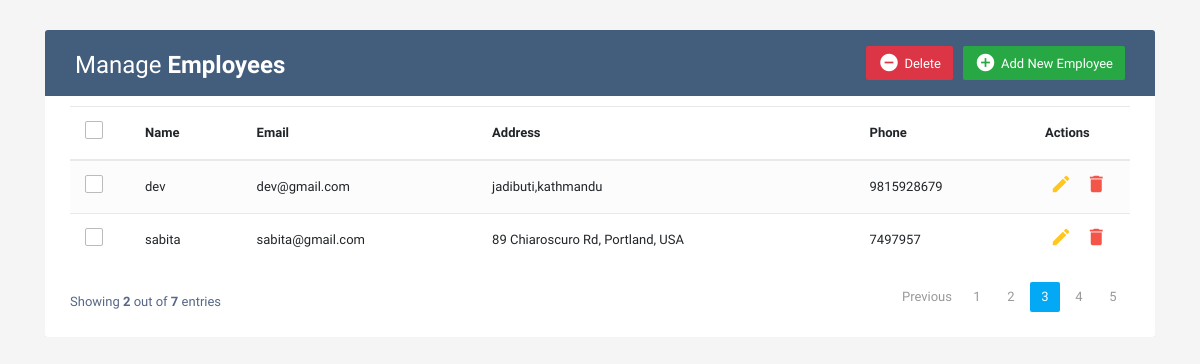
Screenshot of /?page=2 with the database file from the repository.
### app/models.py (models this page shows, shortened)
class Employee(models.Model):
    name = models.CharField(max_length=100)
    email = models.EmailField()
    address = models.TextField(max_length=100)
    phone = models.IntegerField()

### app/views.py (the view, shortened to what this page needs)
# urls.py: path("", views.INDEX, name="index"),
def INDEX(request):
    employee = Employee.objects.all().order_by("-id")
    paginator = Paginator(employee, 5)
    page_number = request.GET.get("page")
    page_obj = paginator.get_page(page_number)
    n=page_obj.end_index()-page_obj.start_index() + 1
    context ={
        'employee':page_obj,
        'n':n,
    }
    return render(request, "app/index.html", context)

### app/templates/app/index.html (shortened to what this page needs)
<!DOCTYPE html>
<html lang="en">
<head>
<link rel="stylesheet" href="https://stackpath.bootstrapcdn.com/bootstrap/4.5.0/css/bootstrap.min.css">
<link rel="stylesheet" href="https://maxcdn.bootstrapcdn.com/font-awesome/4.7.0/css/font-awesome.min.css">
</head>
<body>
<div class="container-xl">
	<div class="table-responsive">
		<div class="table-wrapper">
			<div class="table-title">
				<div class="row">
					<div class="col-sm-6">
						<h2>Manage <b>Employees</b></h2>
					</div>
					<div class="col-sm-6">
						<a href="#addEmployeeModal" class="btn btn-success" data-toggle="modal"><i class="material-icons">&#xE147;</i> <span>Add New Employee</span></a>
						<a href="{% url 'index' %}" type="submit" id="delete_btn" class="btn btn-danger" ><i class="material-icons">&#xE15C;</i> <span>Delete</span></a>
					</div>
				</div>
			</div>
			<table class="table table-striped table-hover">
				<thead>
					<tr>
						<th>
							<span class="custom-checkbox">
								<label for="selectAll"></label>
							</span>
						</th>
						<th>Name</th>
						<th>Email</th>
						<th>Address</th>
						<th>Phone</th>
						<th>Actions</th>
					</tr>
				</thead>
				<tbody>
					{% for i in employee %}
					<tr id="{{i.id}}">
						<td>
							<span class="custom-checkbox">
								<label for="checkbox_{{i.id}}"></label>
							</span>
						</td>
						<td>{{i.name}}</td>
						<td>{{i.email}}</td>
						<td>{{i.address}}</td>
						<td>{{i.phone}}</td>
						<td>
							<a href="#editEmployeeModal-{{forloop.counter}}" class="edit" data-toggle="modal"><i class="material-icons" data-toggle="tooltip" title="Edit">&#xE254;</i></a>
							<a href="#deleteEmployeeModal-{{forloop.counter}}" class="delete" data-toggle="modal" ><i class="material-icons" data-toggle="tooltip" title="Delete">&#xE872;</i></a>
						</td>
					</tr>
					{% endfor %}
				</tbody>
			</table>
			<div class="clearfix">
				<div class="hint-text">Showing <b>{{ n }}</b> out of <b>{{employee.paginator.count}}</b> entries</div>
				<ul class="pagination">
					{% if employee.has_previous %}
					<li class="page-item "><a href="?page={{employee.previous_page_number}}">Previous</a></li>
					{% endif %}
					<li class="page-item"><a href="#" class="page-link">1</a></li>
					<li class="page-item"><a href="#" class="page-link">2</a></li>
					<li class="page-item active"><a href="#" class="page-link">3</a></li>
					<li class="page-item"><a href="#" class="page-link">4</a></li>
					<li class="page-item"><a href="#" class="page-link">5</a></li>
				</ul>
			</div>
		</div>
	</div>
</div>
</body>
</html>

### app/templates/app/index.html (style rules this page uses)
body { color: #566787; background: #f5f5f5; font-family: 'Varela Round', sans-serif; font-size: 13px; }
.table-responsive { margin: 30px 0; }
.table-wrapper { background: #fff; padding: 20px 25px; border-radius: 3px; min-width: 1000px; box-shadow: 0 1px 1px rgba(0,0,0,.05); }
.table-title { padding-bottom: 15px; background: #435d7d; color: #fff; padding: 16px 30px; min-width: 100%; margin: -20px -25px 10px; border-radius: 3px 3px 0 0; }
.table-title h2 { margin: 5px 0 0; font-size: 24px; }
.table-title .btn { color: #fff; float: right; font-size: 13px; border: none; min-width: 50px; border-radius: 2px; border: none; outline: none !important; margin-left: 10px; }
.table-title .btn i { float: left; font-size: 21px; margin-right: 5px; }
.table-title .btn span { float: left; margin-top: 2px; }
table.table tr th, table.table tr td { border-color: #e9e9e9; padding: 12px 15px; vertical-align: middle; }
table.table tr th:first-child { width: 60px; }
table.table tr th:last-child { width: 100px; }
table.table-striped tbody tr:nth-of-type(odd) { background-color: #fcfcfc; }
table.table td:last-child i { opacity: 0.9; font-size: 22px; margin: 0 5px; }
table.table td a { font-weight: bold; color: #566787; display: inline-block; text-decoration: none; outline: none !important; }
table.table td a.edit { color: #FFC107; }
table.table td a.delete { color: #F44336; }
table.table td i { font-size: 19px; }
.pagination { float: right; margin: 0 0 5px; }
.pagination li a { border: none; font-size: 13px; min-width: 30px; min-height: 30px; color: #999; margin: 0 2px; line-height: 30px; border-radius: 2px !important; text-align: center; padding: 0 6px; }
.pagination li.active a, .pagination li.active a.page-link { background: #03A9F4; }
.hint-text { float: left; margin-top: 10px; font-size: 13px; }
.custom-checkbox { position: relative; }
.custom-checkbox label:before { width: 18px; height: 18px; }
.custom-checkbox label:before { content: ''; margin-right: 10px; display: inline-block; vertical-align: text-top; background: white; border: 1px solid #bbb; border-radius: 2px; box-sizing: border-box; z-index: 2; }

### rows the page displays
Employee: name "dev", email "dev@gmail.com", address "jadibuti,kathmandu", phone "9815928679"
Employee: name "sabita", email "sabita@gmail.com", address "89 Chiaroscuro Rd, Portland, USA", phone "7497957"

### other values shown
{{ n }} "2"
{{ employee.paginator.count }} "7"
